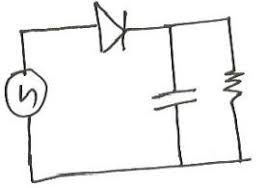
#> input picture test.png, 268 x 188 px
$ python main.py test.png   (older library calls are emulated)
#> lines starting #> are read from the running program, lines starting #| are printed output that depends on the picture; after the words box and inside, x2 and y2 are one past the last pixel; in counts of white or black regions, pixels touching at a corner belong together
### segment.py
#from scipy import weave
import numpy as np
import cv2
import sys
from numba import jit

@jit
def _thinningIteration(im, iter_):
    M = np.zeros(im.shape, np.uint8)
    h, w = im.shape
    for i in range(1, h - 1):
        for j in range(1, w - 1):
            p2 = im[i - 1, j]
            p3 = im[i - 1, j + 1]
            p4 = im[i, j + 1]
            p5 = im[i + 1, j + 1]
            p6 = im[i + 1, j]
            p7 = im[i + 1, j - 1]
            p8 = im[i, j - 1]
            p9 = im[i - 1, j - 1]
            A = (p2 == 0 and p3 == 1) + (p3 == 0 and p4 == 1) + \
                (p4 == 0 and p5 == 1) + (p5 == 0 and p6 == 1) + \
                (p6 == 0 and p7 == 1) + (p7 == 0 and p8 == 1) + \
                (p8 == 0 and p9 == 1) + (p9 == 0 and p2 == 1)
            B = p2 + p3 + p4 + p5 + p6 + p7 + p8 + p9
            m1 = (p2 * p4 * p6) if (iter_ == 0) else (p2 * p4 * p8)
            m2 = (p4 * p6 * p8) if (iter_ == 0) else (p2 * p6 * p8)
            if A == 1 and B >= 2 and B <=6 and m1 == 0 and m2 == 0:
                M[i, j] = 1

    return im & ~M

def thinning(src):
	dst = src.copy() / 255
	prev = np.zeros(src.shape[:2], np.uint8)
	diff = None

	while True:
		dst = _thinningIteration(dst, 0)
		dst = _thinningIteration(dst, 1)
		diff = np.absolute(dst - prev)
		prev = dst.copy()
		if np.sum(diff) == 0:
			break

	return dst * 255

# [318 lines left out: functions skeleton_points, point_to_line_dist, lines_between_ends, order_points, box_between_ends, non_max_suppression_fast and 1 more, not called in this run]

### main.py
import numpy as np
import cv2
import sys
import imutils
from pylsd import lsd
from random import randint
from segment import *
from copy import deepcopy

process_stage = 0
prev_stage = -1
ix,iy = -1,-1
flagx = 0
edit_flag = 0
boxes=[]

# [271 lines left out: functions get_hog, get_menubar, draw_result_boxes, get_v_s_orientation, get_diode_orientation, output_file and 3 more, not called in this run]


if __name__ == "__main__":
    cv2.namedWindow("recognizer")
    cv2.moveWindow("recognizer",200,100)
    cv2.setMouseCallback('recognizer',mouse_event)

    src = cv2.imread(str(sys.argv[1]))
#> src is the input picture: shape (188, 268, 3); mean B, G, R 242, 242.1, 242.1
    src = imutils.resize(src,width=640)
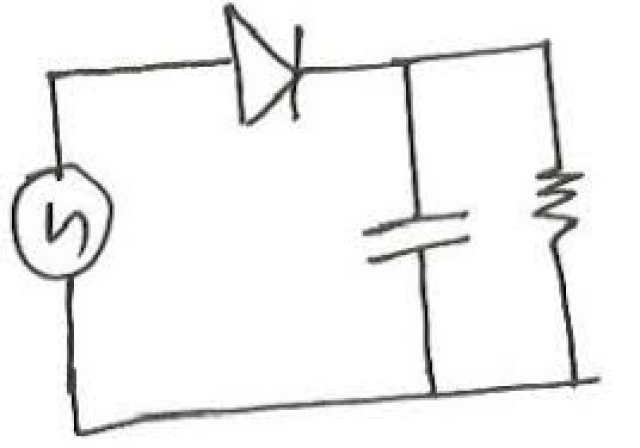
#> src: shape (448, 640, 3); mean B, G, R 241.9, 242, 242
    org = src.copy()
    gray = cv2.cvtColor(src, cv2.COLOR_BGR2GRAY)
    ## endpoint operations
    img = cv2.GaussianBlur(gray,(9,9),0)
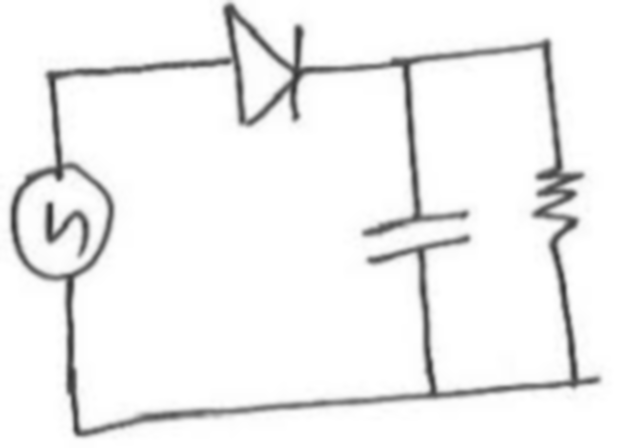
#> img: shape (448, 640); min 51, max 255, mean 242
    th = cv2.adaptiveThreshold(img,255,cv2.ADAPTIVE_THRESH_GAUSSIAN_C,\
    		cv2.THRESH_BINARY_INV,11,2)
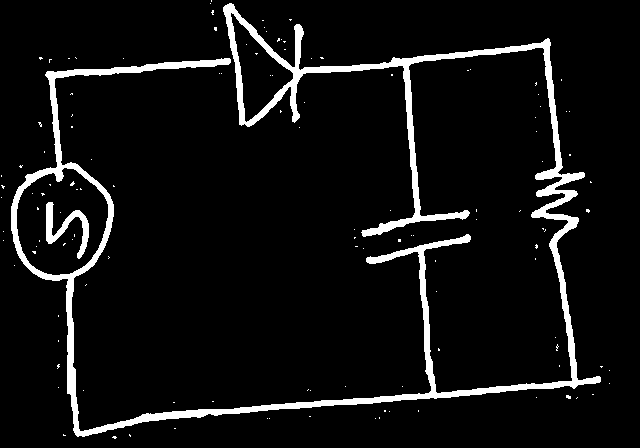
#> th: shape (448, 640); 6.6% white; 126 white regions (124 under 20 px), largest, box (x1, y1, x2, y2) and area: (11, 3, 601, 437) 17866, (46, 202, 89, 259) 777
    th2 = th.copy()
    bw  = thinning(th)
#> (the run stopped early here; a loop or call above may not have finished)
